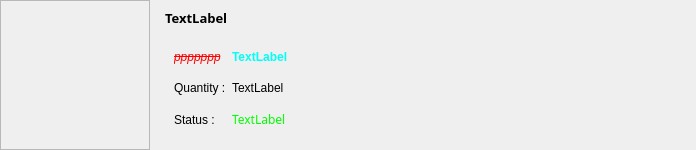
<?xml version="1.0" encoding="UTF-8"?>
<ui version="4.0">
 <class>MainWindow</class>
 <widget class="QMainWindow" name="MainWindow">
  <property name="geometry">
   <rect>
    <x>0</x>
    <y>0</y>
    <width>696</width>
    <height>150</height>
   </rect>
  </property>
  <property name="maximumSize">
   <size>
    <width>16777215</width>
    <height>150</height>
   </size>
  </property>
  <property name="windowTitle">
   <string>MainWindow</string>
  </property>
  <widget class="QWidget" name="centralwidget">
   <property name="maximumSize">
    <size>
     <width>16777215</width>
     <height>150</height>
    </size>
   </property>
   <layout class="QHBoxLayout" name="horizontalLayout">
    <property name="leftMargin">
     <number>0</number>
    </property>
    <property name="topMargin">
     <number>0</number>
    </property>
    <property name="rightMargin">
     <number>9</number>
    </property>
    <property name="bottomMargin">
     <number>0</number>
    </property>
    <item>
     <widget class="QFrame" name="item_images">
      <property name="minimumSize">
       <size>
        <width>150</width>
        <height>150</height>
       </size>
      </property>
      <property name="maximumSize">
       <size>
        <width>150</width>
        <height>150</height>
       </size>
      </property>
      <property name="frameShape">
       <enum>QFrame::Shape::StyledPanel</enum>
      </property>
      <property name="frameShadow">
       <enum>QFrame::Shadow::Raised</enum>
      </property>
     </widget>
    </item>
    <item>
     <widget class="QFrame" name="frame">
      <property name="maximumSize">
       <size>
        <width>16777215</width>
        <height>150</height>
       </size>
      </property>
      <property name="styleSheet">
       <string notr="true">background-color: transparent;</string>
      </property>
      <property name="frameShape">
       <enum>QFrame::Shape::NoFrame</enum>
      </property>
      <property name="frameShadow">
       <enum>QFrame::Shadow::Raised</enum>
      </property>
      <layout class="QGridLayout" name="gridLayout">
       <item row="0" column="0" colspan="3">
        <widget class="QLabel" name="names_itm">
         <property name="maximumSize">
          <size>
           <width>16777215</width>
           <height>20</height>
          </size>
         </property>
         <property name="font">
          <font>
           <family>Segoe UI Black</family>
           <pointsize>10</pointsize>
           <bold>true</bold>
          </font>
         </property>
         <property name="text">
          <string>TextLabel</string>
         </property>
         <property name="alignment">
          <set>Qt::AlignmentFlag::AlignLeading|Qt::AlignmentFlag::AlignLeft|Qt::AlignmentFlag::AlignTop</set>
         </property>
        </widget>
       </item>
       <item row="1" column="0" colspan="3">
        <widget class="QFrame" name="frame_2">
         <property name="frameShape">
          <enum>QFrame::Shape::NoFrame</enum>
         </property>
         <property name="frameShadow">
          <enum>QFrame::Shadow::Raised</enum>
         </property>
         <layout class="QGridLayout" name="gridLayout_2">
          <item row="1" column="1">
           <widget class="QLabel" name="quantity">
            <property name="text">
             <string>TextLabel</string>
            </property>
           </widget>
          </item>
          <item row="2" column="0">
           <widget class="QLabel" name="label_status">
            <property name="text">
             <string>Status :</string>
            </property>
           </widget>
          </item>
          <item row="1" column="0">
           <widget class="QLabel" name="label_quantity">
            <property name="text">
             <string>Quantity :</string>
            </property>
           </widget>
          </item>
          <item row="0" column="0">
           <widget class="QLabel" name="discount_itm">
            <property name="maximumSize">
             <size>
              <width>200</width>
              <height>16777215</height>
             </size>
            </property>
            <property name="font">
             <font>
              <italic>true</italic>
              <strikeout>true</strikeout>
             </font>
            </property>
            <property name="styleSheet">
             <string notr="true">color: rgb(255, 0, 0);</string>
            </property>
            <property name="text">
             <string>ppppppp</string>
            </property>
           </widget>
          </item>
          <item row="0" column="1">
           <widget class="QLabel" name="itm_price">
            <property name="font">
             <font>
              <bold>true</bold>
             </font>
            </property>
            <property name="styleSheet">
             <string notr="true">color: rgb(0, 255, 247);</string>
            </property>
            <property name="text">
             <string>TextLabel</string>
            </property>
           </widget>
          </item>
          <item row="2" column="1">
           <widget class="QLabel" name="status_barang">
            <property name="font">
             <font>
              <family>Segoe UI Black</family>
             </font>
            </property>
            <property name="styleSheet">
             <string notr="true">color: rgb(0, 255, 0);</string>
            </property>
            <property name="text">
             <string>TextLabel</string>
            </property>
           </widget>
          </item>
          <item row="0" column="2">
           <spacer name="horizontalSpacer">
            <property name="orientation">
             <enum>Qt::Orientation::Horizontal</enum>
            </property>
            <property name="sizeHint" stdset="0">
             <size>
              <width>40</width>
              <height>20</height>
             </size>
            </property>
           </spacer>
          </item>
          <item row="1" column="2">
           <spacer name="horizontalSpacer_2">
            <property name="orientation">
             <enum>Qt::Orientation::Horizontal</enum>
            </property>
            <property name="sizeHint" stdset="0">
             <size>
              <width>40</width>
              <height>20</height>
             </size>
            </property>
           </spacer>
          </item>
          <item row="2" column="2">
           <spacer name="horizontalSpacer_3">
            <property name="orientation">
             <enum>Qt::Orientation::Horizontal</enum>
            </property>
            <property name="sizeHint" stdset="0">
             <size>
              <width>40</width>
              <height>20</height>
             </size>
            </property>
           </spacer>
          </item>
         </layout>
        </widget>
       </item>
      </layout>
     </widget>
    </item>
   </layout>
  </widget>
 </widget>
 <resources/>
 <connections/>
</ui>
